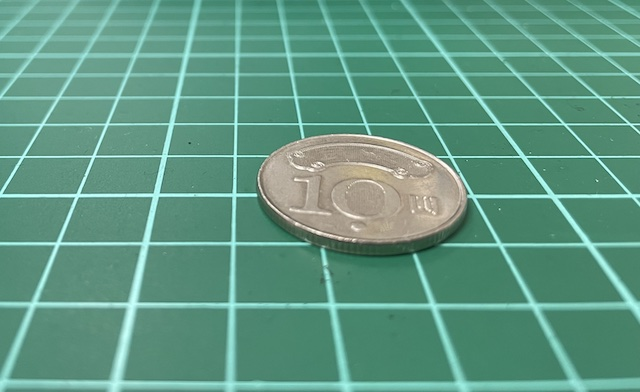
#> input picture week_9/coinOnDesk.jpg, 640 x 392 px, found by its file name
$ python 'Week9_練習題3_110303047.py'
#> lines starting #> are read from the running program, lines starting #| are printed output that depends on the picture; after the words box and inside, x2 and y2 are one past the last pixel; in counts of white or black regions, pixels touching at a corner belong together
import numpy as np
import cv2

def main():

    img = cv2.imread(r'week_9\coinOnDesk.jpg', 0) #讀影像
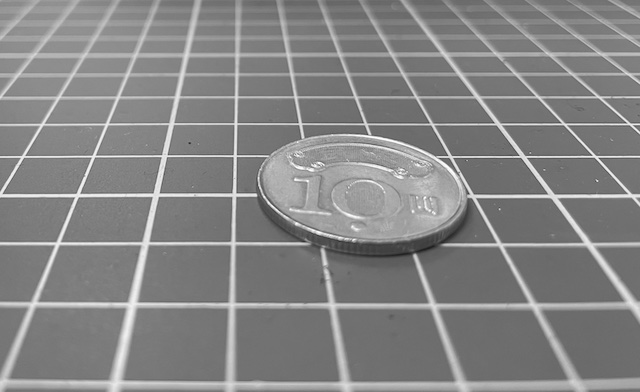
#> img: shape (392, 640); min 30, max 255, mean 132.9
    rows, cols = img.shape #計算座標
#> rows = 392; cols = 640
    # cv2.circle(img, (cols, rows), 20, (0,0,255),-1)
    cv2.circle(img, (105, 125), 5, (0,0,255),2) #畫圓點
#> img: shape (392, 640); 0.04% of pixels changed, all inside (x1, y1, x2, y2) = (99, 119, 112, 132)
    cv2.circle(img, (433, 125), 5, (0,0,255),2)
#> img: shape (392, 640); min 0, max 255, mean 132.8
    cv2.circle(img, (35, 305), 5, (0,0,255),2)
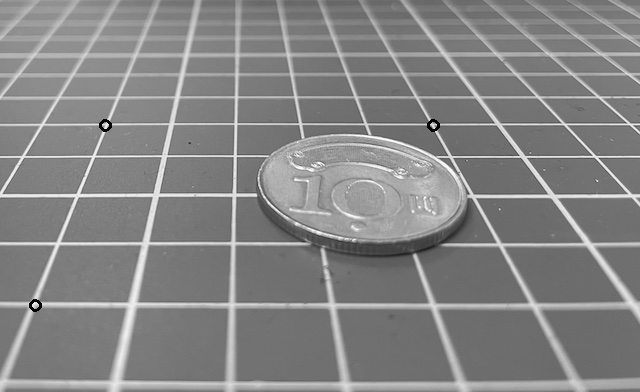
#> img: shape (392, 640); min 0, max 255, mean 132.7
    cv2.circle(img, (535, 305), 5, (0,0,255),2)
#> img: shape (392, 640); 0.04% of pixels changed, all inside (x1, y1, x2, y2) = (529, 299, 542, 312)

    s = np.array([[105,125],[433,125], [35,305], [535,305] ], np.float32) #原本的點
    d = np.array([[90,35],[435,35], [90,320], [435,320] ], np.float32) #轉換的點
    p = cv2.getPerspectiveTransform(s,d) #轉換
    r = cv2.warpPerspective(img, p, (cols,rows))
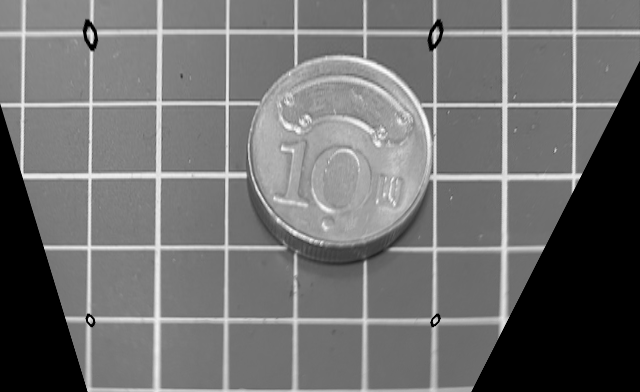
#> r: shape (392, 640); min 0, max 255, mean 111
    cv2.imshow('test', img) #原本影像
    cv2.imshow('r', r) #轉換後影像
    key = cv2.waitKey(0)
#> (key Esc is pressed here)

if __name__ == '__main__':
    main()
